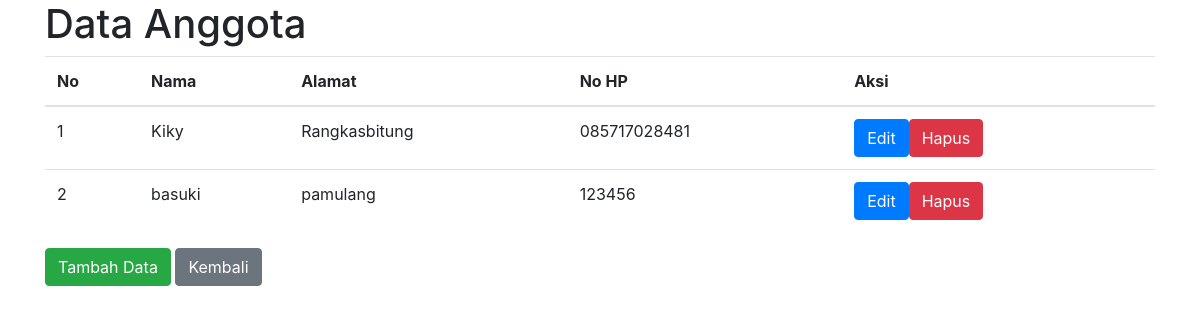
Screenshot of /anggota/read.php (signed in) with the database file from the repository.
### tables this page shows
CREATE TABLE `anggota` (
  `kd_Anggota` int(11) NOT NULL,
  `namaAnggota` varchar(255) NOT NULL,
  `alamatAnggota` varchar(255) NOT NULL,
  `notlp` varchar(255) NOT NULL
);

### anggota/read.php (the view, shortened to what this page needs)
<?php
include '../koneksi.php';
?>
<!DOCTYPE html>
<html lang="en">
<head>
    <link rel="stylesheet" href="../bootstrap/css/bootstrap.min.css">
</head>
<body>
    <div class="container">
        <h1>Data Anggota</h1>
        <table class="table">
            <thead>
                <tr>
                    <th>No</th>
                    <th>Nama</th>
                    <th>Alamat</th>
                    <th>No HP</th>
                    <th>Aksi</th>
                </tr>
            </thead>
            <tbody>
                <?php
                $sql = "SELECT * FROM anggota";
                $result = mysqli_query($koneksi, $sql);
                if (mysqli_num_rows($result) > 0) {
                    $no = 1;
                    while ($row = mysqli_fetch_assoc($result)) {
                        echo "<tr>";
                        echo "<td>" . $no++ . "</td>";
                        echo "<td>" . $row["namaAnggota"] . "</td>";
                        echo "<td>" . $row["alamatAnggota"] . "</td>";
                        echo "<td>" . $row["notlp"] . "</td>";
                        echo "<td>";
                        echo "<a href='update.php?kd_Anggota=" . $row["kd_Anggota"] . "' class='btn btn-primary'>Edit</a>";
                        echo "<a href='delete.php?kd_Anggota=" . $row["kd_Anggota"] . "' class='btn btn-danger'>Hapus</a>";
                        echo "</td>";
                        echo "</tr>";
                    }
                } else {
                    echo "<tr>";
                    echo "<td colspan='4'>Tidak ada data.</td>";
                    echo "</tr>";
                }
                ?>
            </tbody>
        </table>
        <a href="create.php" class="btn btn-success">Tambah Data</a>
        <a href="../index.php" class="btn btn-secondary">Kembali</a>
    </div>
</body>
</html>

### rows the page displays
anggota: namaAnggota "Kiky", alamatAnggota "Rangkasbitung", notlp "085717028481"
anggota: namaAnggota "basuki", alamatAnggota "pamulang", notlp "123456"
